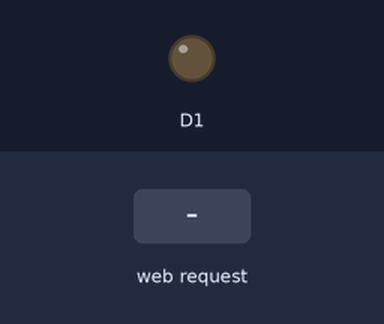
The sketch below on a simulated ESP8266 (NodeMCU). Parts: output pins drawn as LEDs (lit = HIGH). The inputs (shaded band) are chosen by the test bench. WiFi joins after 1.5 s; servers stay silent unless stated; what the sketch prints to the serial monitor is not drawn.

Above: at 2.7 s.
2.8 s: HTTP request GET /ledd5_on received
At 3.7 s:
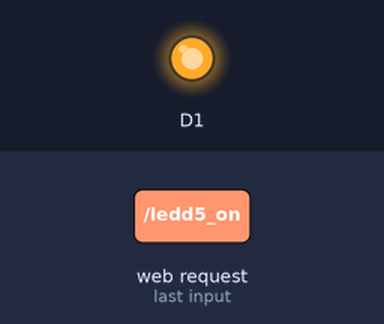
4.3 s: HTTP request GET /ledd5_off received
At 4.8 s:
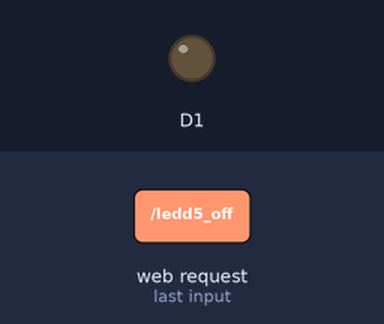
Timing chart, 0 to 7.3 s (numbered marks = the images above; inputs shaded):
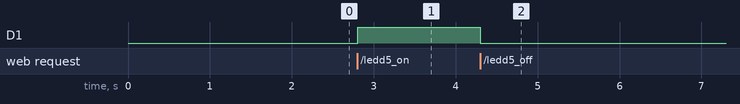

The sketch:

03-webserver.ino
```cpp
// (licence header left out)
#include <ESP8266WiFi.h>
#define LED_R       D6
#define LED_G       D5
#define LED_B       D7

const char* ssid = "CPBR12";
const char* password = "CPBR12";

WiFiServer server(80);
void setup() {
  Serial.begin(115200);
  delay(10);
  pinMode(5, OUTPUT);
  digitalWrite(5, 0);

  // Connect to WiFi network
  Serial.println();
  Serial.println();
  Serial.print("Connecting to ");
  Serial.println(ssid);
  WiFi.begin(ssid, password);

  while (WiFi.status() != WL_CONNECTED) {
    delay(500);
    Serial.print(".");
  }

  Serial.println("");
  Serial.println("WiFi connected");

  // Start the server
  server.begin();
  Serial.println("Server started");
  Serial.println(WiFi.localIP());
}

void loop() {
  WiFiClient client = server.available();
  if (!client) {
    return;
  }

  Serial.println("new client");
  while(!client.available()){
    delay(1);
  }

  String req = client.readStringUntil('\r');
  Serial.println(req);
  client.flush();

  String buf = "";

  buf += "HTTP/1.1 200 OK\r\nContent-Type: text/html\r\n\r\n<!DOCTYPE HTML>\r\n";
  buf += "<html lang=\"en\"><head><meta name=\"viewport\" content=\"width=device-width, initial-scale=1, user-scalable=no\"/>\r\n";
  buf += "<title>CPBR12 - Oficina de IoT</title>";
  buf += "<style>.c{text-align: center;} div,input{padding:5px;font-size:1em;} input{width:80%;} body{text-align: center;font-family:verdana;} button{border:0;border-radius:0.3rem;background-color:#1fa3ec;color:#fff;line-height:2.4rem;font-size:1.2rem;width:100%;} .q{float: right;width: 64px;text-align: right;}</style>";
  buf += "</head>";
  buf += "<h3>CPBR12 - ESP8266</h3>";
  buf += "<p>Pino 5 <a href=\"?function=ledd5_on\"><button>ON</button></a>&nbsp;<a href=\"?function=ledd5_off\"><button>OFF</button></a></p>";
  buf += "<h4>Criado por Pedro Minatel / Douglas Esteves</h4>";
  buf += "<h4>CPBR12</h4>";
  buf += "</html>\n";
  client.print(buf);
  client.flush();

  if (req.indexOf("ledd5_on") != -1)
    digitalWrite(5, 1);
  else if (req.indexOf("ledd5_off") != -1)
    digitalWrite(5, 0);
  else {
    Serial.println("invalid request");
    client.stop();
  }
  Serial.println("Client disonnected");
}
```

Measured:
- after the input at 2.8 s, D1: LOW → HIGH at once
- after the input at 4.3 s, D1: HIGH → LOW at once
